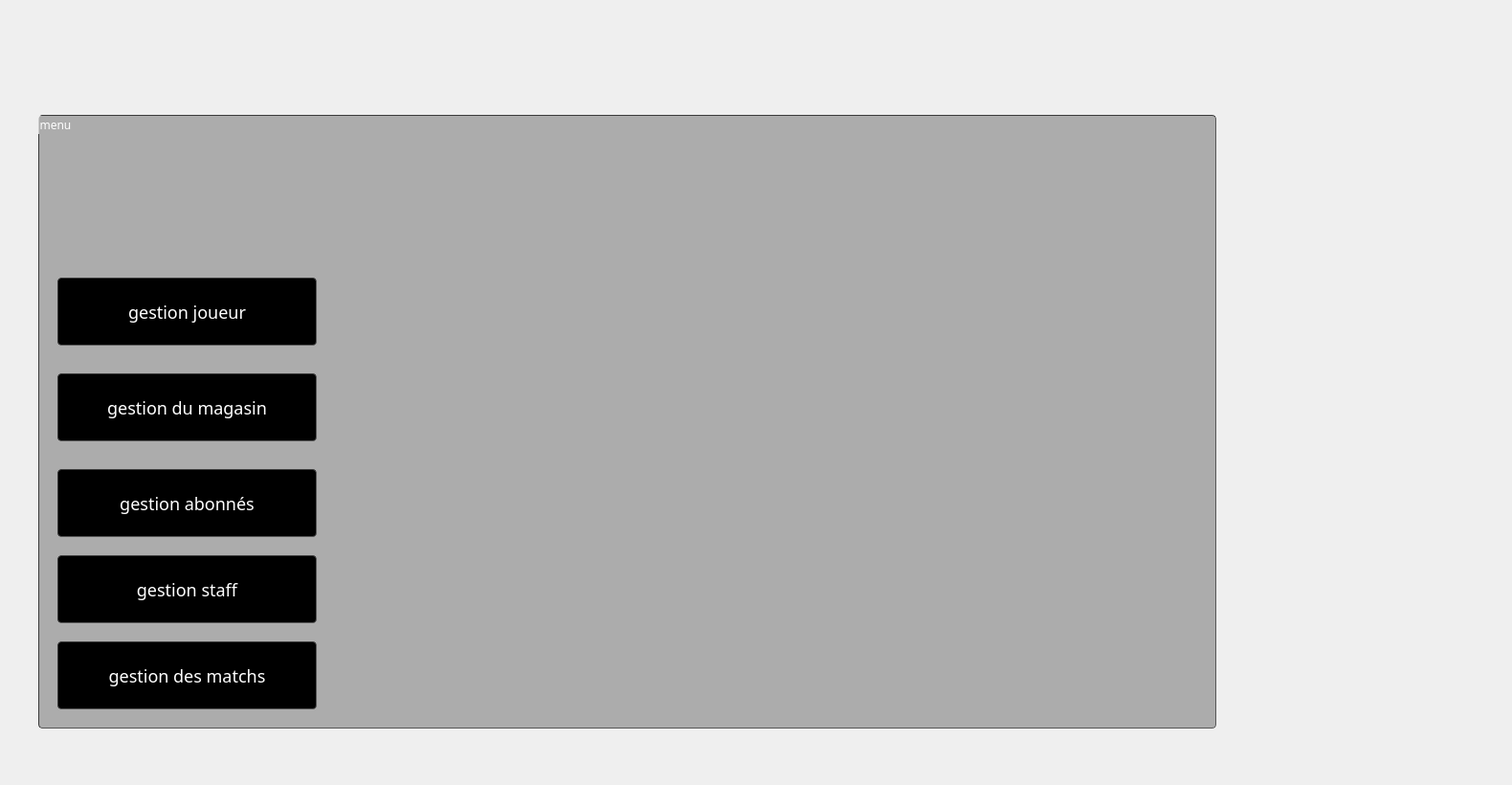
   <widget class="QWidget" name="page">
    <widget class="QLabel" name="label">
     <property name="geometry">
      <rect>
       <x>0</x>
       <y>20</y>
       <width>1571</width>
       <height>791</height>
      </rect>
     </property>
     <property name="styleSheet">
      <string notr="true">border-image: url(:/img/img/lagou.jpg);
</string>
     </property>
     <property name="text">
      <string/>
     </property>
    </widget>
    <widget class="QGroupBox" name="groupBox">
     <property name="geometry">
      <rect>
       <x>40</x>
       <y>120</y>
       <width>1231</width>
       <height>641</height>
      </rect>
     </property>
     <property name="styleSheet">
      <string notr="true">border-width: 1px; border-radius: 4px;
	border-color: rgb(58, 58, 58);
	border-style: inset;
	padding: 0 8px;
	color: rgb(255, 255, 255);
	
background-color:rgba(105, 105, 105,0.5);
	selection-background-color:#ffffff;
	selection-color:#ffffff;
font: 75 40pt &quot;MS Shell Dlg 2&quot;;
font-family: century gothic;</string>
     </property>
     <property name="title">
      <string>menu</string>
     </property>
     <widget class="QPushButton" name="pushButton">
      <property name="geometry">
       <rect>
        <x>20</x>
        <y>170</y>
        <width>271</width>
        <height>71</height>
       </rect>
      </property>
      <property name="styleSheet">
       <string notr="true">font: 75 8pt &quot;MS Shell Dlg 2&quot;;

background-color:rgb(0, 0, 0);
border-radius: 4px;
	border-color: rgb(58, 58, 58);
	border-style: inset;
font-family: century gothic;
font-size: 18px;
color: rgb(255, 255, 255);</string>
      </property>
      <property name="text">
       <string>gestion joueur</string>
      </property>
     </widget>
     <widget class="QPushButton" name="pushButton_2">
      <property name="geometry">
       <rect>
        <x>20</x>
        <y>270</y>
        <width>271</width>
        <height>71</height>
       </rect>
      </property>
      <property name="styleSheet">
       <string notr="true">
font: 75 8pt &quot;MS Shell Dlg 2&quot;;

background-color:rgb(0, 0, 0);
border-radius: 4px;
	border-color: rgb(58, 58, 58);
	border-style: inset;
font-family: century gothic;
font-size: 18px;
color: rgb(255, 255, 255);</string>
      </property>
      <property name="text">
       <string>gestion du magasin</string>
      </property>
     </widget>
     <widget class="QPushButton" name="pushButton_5">
      <property name="geometry">
       <rect>
        <x>20</x>
        <y>370</y>
        <width>271</width>
        <height>71</height>
       </rect>
      </property>
      <property name="styleSheet">
       <string notr="true">font: 75 8pt &quot;MS Shell Dlg 2&quot;;

background-color:rgb(0, 0, 0);
border-radius: 4px;
	border-color: rgb(58, 58, 58);
	border-style: inset;
font-family: century gothic;
font-size: 18px;
color: rgb(255, 255, 255);</string>
      </property>
      <property name="text">
       <string>gestion abonnés</string>
      </property>
     </widget>
     <widget class="QPushButton" name="pushButton_6">
      <property name="geometry">
       <rect>
        <x>20</x>
        <y>460</y>
        <width>271</width>
        <height>71</height>
       </rect>
      </property>
      <property name="styleSheet">
       <string notr="true">font: 75 8pt &quot;MS Shell Dlg 2&quot;;

background-color:rgb(0, 0, 0);
border-radius: 4px;
	border-color: rgb(58, 58, 58);
	border-style: inset;
font-family: century gothic;
font-size: 18px;
color: rgb(255, 255, 255);</string>
      </property>
      <property name="text">
       <string>gestion staff</string>
      </property>
     </widget>
     <widget class="QPushButton" name="pushButton_match">
      <property name="geometry">
       <rect>
        <x>20</x>
        <y>550</y>
        <width>271</width>
        <height>71</height>
       </rect>
      </property>
      <property name="styleSheet">
       <string notr="true">font: 75 8pt &quot;MS Shell Dlg 2&quot;;

background-color:rgb(0, 0, 0);
border-radius: 4px;
	border-color: rgb(58, 58, 58);
	border-style: inset;
font-family: century gothic;
font-size: 18px;
color: rgb(255, 255, 255);</string>
      </property>
      <property name="text">
       <string>gestion des matchs</string>
      </property>
     </widget>
    </widget>
    <widget class="QLabel" name="label_41">
     <property name="geometry">
      <rect>
       <x>1120</x>
       <y>20</y>
       <width>361</width>
       <height>231</height>
      </rect>
     </property>
     <property name="styleSheet">
      <string notr="true">border-image: url(:/img/img/EST-logo2.png);</string>
     </property>
     <property name="text">
      <string/>
     </property>
    </widget>
   </widget>
